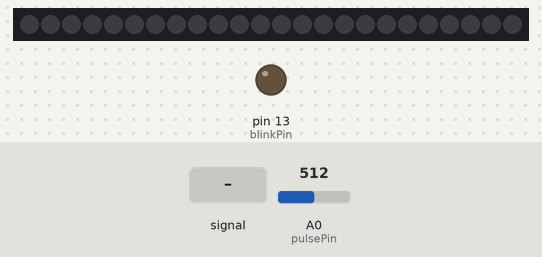
Recording of a sketch running on a simulated Arduino Uno, built with avr-gcc and run on an emulated ATmega328P. On the bench: 24 RGB LEDs in strip order, left to right, output pins drawn as LEDs (lit = HIGH). The inputs (shaded band) are chosen by the test bench; at power-on: A0 (pulsePin) = 512. Dim RGB values are drawn brighter than linear.

Above: at 2.2 s.
2.3 s: A0 (pulsePin) fed a 200 Hz sine of ±81 counts around its level
At 3.29 s:
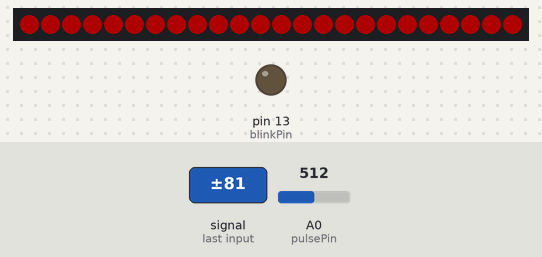
5.2 s: A0 (pulsePin) set to 716
At 6.3 s:
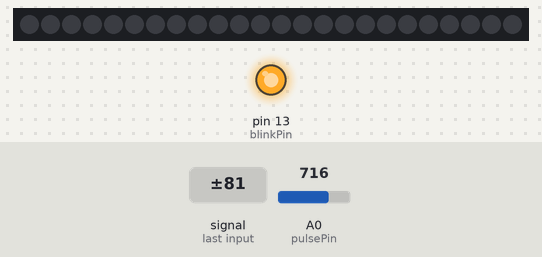
7.2 s: A0 (pulsePin) fed a 2 Hz sine of ±306 counts around its level
At 7.73 s:
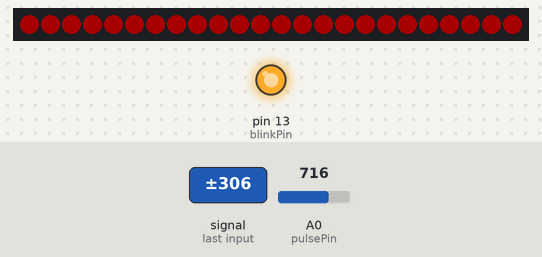
9.3 s: A0 (pulsePin) set to 729
11.7 s: A0 (pulsePin) set to 528
At 13.8 s:
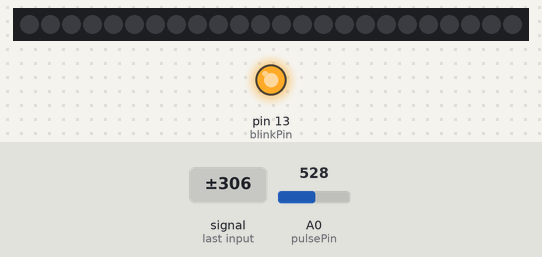
14.4 s: A0 (pulsePin) set to 499
At 15.4 s:
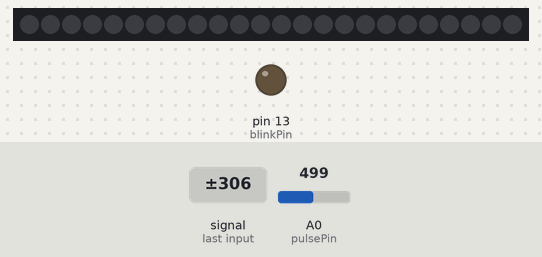
Timing chart, 0 to 16.9 s (numbered marks = the images above; inputs shaded):
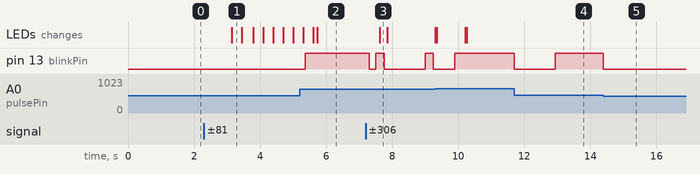

Measured:
- the behaviour switches between 513 and 512 on A0 (pulsePin) (found by bisection; images 4 and 5)
- after the input at 2.3 s, the LEDs: change after 0.84 s (image 1)
- after the input at 5.2 s, pin 13 (blinkPin): LOW → HIGH after 0.17 s; the LEDs: first differ from a run without the input after 0.54 s (image 2)
- after the input at 7.2 s, pin 13 (blinkPin): goes LOW 0.19 s, HIGH 0.26 s, LOW 1.2 s, HIGH 0.25 s, then LOW, starting after 0.11 s; the LEDs: change after 0.42 s (image 3)
- after the input at 11.7 s, pin 13 (blinkPin): HIGH → LOW at once, → HIGH 1.2 s later
- after the input at 14.4 s, pin 13 (blinkPin): HIGH → LOW at once

The sketch:

pulsesensor.ino
```cpp
/* Pulse Sensor Amped with NeoPixels

Pulse an arbitrary number of Adafruit NeoPixels based on a heartbeat sensor

The pulsesensor.com code needs to be in module interrupt.ino in the sketch directory
   http://pulsesensor.com/pages/pulse-sensor-amped-arduino-v1dot1
Code also uses the Adafruit NeoPixel library code discussed at
   https://learn.adafruit.com/adafruit-neopixel-uberguide

Version 1.0 by Mike Barela for Adafruit Industries, Fall 2015
*/
#include <Adafruit_NeoPixel.h>    // Library containing

// Behavior setting variables
int pulsePin = 0;                 // Pulse Sensor purple wire connected to analog pin 0
int blinkPin = 13;                // Digital pin to blink led at each beat
int fadePin  = 5;                 // pin to do fancy neopixel effects at each beat
int fadeRate = 0;                 // used to fade LED on with PWM on fadePin

// these variables are volatile because they are used during the interrupt service routine
volatile int BPM;                   // used to hold the pulse rate
volatile int Signal;                // holds the incoming raw data
volatile int IBI = 600;             // holds the time between beats, the Inter-Beat Interval
volatile boolean Pulse = false;     // true when pulse wave is high, false when it's low
volatile boolean QS = false;        // becomes true when Arduoino finds a beat.

// Set up use of NeoPixels
const int NUMPIXELS = 24;           // Put the number of NeoPixels you are using here
const int BRIGHTNESS = 60;          // Set brightness of NeoPixels here
Adafruit_NeoPixel strip = Adafruit_NeoPixel(NUMPIXELS, fadePin, NEO_GRB + NEO_KHZ800);

void setup(){
  pinMode(blinkPin,OUTPUT);         // pin that will blink to your heartbeat!
//  Serial.begin(115200);           // Serial output data for debugging or external use
  strip.begin();
  strip.setBrightness(BRIGHTNESS);
  for (int x=0; x < NUMPIXELS; x++) {  // Initialize all pixels to 'off'
     strip.setPixelColor(x, strip.Color(0, 0, 0));
  }
  strip.show();                     // Ensure the pixels are off
  delay(1000);                      // Wait a second
  interruptSetup();                 // sets up to read Pulse Sensor signal every 2mS
}

void loop(){
//  sendDataSerial('S', Signal);      // send Processing the raw Pulse Sensor data
  if (QS == true){                    // Quantified Self flag is true when arduino finds a heartbeat
     fadeRate = 255;                  // Set 'fadeRate' Variable to 255 to fade LED with pulse
//     sendDataSerial('B',BPM);       // send heart rate with a 'B' prefix
//     sendDataSerial('Q',IBI);       // send time between beats with a 'Q' prefix
     QS = false;                      // reset the Quantified Self flag for next time
  }
  ledFadeToBeat();                    // Routine that fades color intensity to the beat
  delay(20);                          //  take a break
}

void ledFadeToBeat() {
    fadeRate -= 15;                         // Set LED fade value
    fadeRate = constrain(fadeRate,0,255);   // Keep LED fade value from going into negative numbers
    setStrip(fadeRate);                     // Write the value to the NeoPixels
//    sendDataSerial('R',fadeRate);
}

void sendDataSerial(char symbol, int data ) {
//    Serial.print(symbol);                // symbol prefix tells Processing what type of data is coming
//    Serial.println(data);                // the data to send culminating in a carriage return
}

void setStrip(int r) {     // Set the strip to one color intensity (red)
   int g = 0;              // Green is set to zero (for non-red colors, change this)
   int b = 0;              // Blue is set to zero (for non-red colors, change this)
   for (int x=0; x < NUMPIXELS; x++) {
      strip.setPixelColor(x, strip.Color(r, g, b));
   }
   strip.show();
}
```

interrupt.ino
```cpp
/*
This code uses the Pulse Sensor Amped by Joel Murphy and Yury Gitman
    www.pulsesensor.com
    >>> Pulse Sensor purple wire goes to Analog Pin 0 <<<
Pulse Sensor sample aquisition and processing happens in the background via Timer 2 interrupt. 2mS sample rate.
PWM on pins 3 and 11 will not work when using this code, because we are using Timer 2!
The following variables are automatically updated:
Signal :    int that holds the analog signal data straight from the sensor. updated every 2mS.
IBI  :      int that holds the time interval between beats. 2mS resolution.
BPM  :      int that holds the heart rate value, derived every beat, from averaging previous 10 IBI values.
QS  :       boolean that is made true whenever Pulse is found and BPM is updated. User must reset.
Pulse :     boolean that is true when a heartbeat is sensed then false in time with pin13 LED going out.

NOTE: This code works with Arduino UNO or Arduino PRO or Arduino Pro Mini 5V or any Arduino running with an
ATmega328 and 16MHz clock. This will disable PWM output on pin 3 and 11. Also, it will disable the tone() command.

All the work to find the heartbeat and determine the heartrate happens in the code below.
For using the Pulse Sensor code, see the link below for a code walkthrough:
http://pulsesensor.myshopify.com/pages/pulse-sensor-amped-arduino-v1dot1

Code Version 02 by Joel Murphy & Yury Gitman  Fall 2012
*/

volatile int rate[10];                    // used to hold last ten IBI values
volatile unsigned long sampleCounter = 0;          // used to determine pulse timing
volatile unsigned long lastBeatTime = 0;           // used to find the inter beat interval
volatile int P =512;                      // used to find peak in pulse wave
volatile int T = 512;                     // used to find trough in pulse wave
volatile int thresh = 512;                // used to find instant moment of heart beat
volatile int amp = 100;                   // used to hold amplitude of pulse waveform
volatile boolean firstBeat = true;        // used to seed rate array so we startup with reasonable BPM
volatile boolean secondBeat = true;       // used to seed rate array so we startup with reasonable BPM

void interruptSetup(){
  // Initializes Timer2 to throw an interrupt every 2mS.
  TCCR2A = 0x02;     // DISABLE PWM ON DIGITAL PINS 3 AND 11, AND GO INTO CTC MODE
  TCCR2B = 0x06;     // DON'T FORCE COMPARE, 256 PRESCALER
  OCR2A = 0X7C;      // SET THE TOP OF THE COUNT TO 124 FOR 500Hz SAMPLE RATE
  TIMSK2 = 0x02;     // ENABLE INTERRUPT ON MATCH BETWEEN TIMER2 AND OCR2A
  sei();             // MAKE SURE GLOBAL INTERRUPTS ARE ENABLED
}

// THIS IS THE TIMER 2 INTERRUPT SERVICE ROUTINE.
// Timer 2 makes sure that we take a reading every 2 miliseconds
ISR(TIMER2_COMPA_vect){                         // triggered when Timer2 counts to 124
    cli();                                      // disable interrupts while we do this
    Signal = analogRead(pulsePin);              // read the Pulse Sensor
    sampleCounter += 2;                         // keep track of the time in mS with this variable
    int N = sampleCounter - lastBeatTime;       // monitor the time since the last beat to avoid noise

//  find the peak and trough of the pulse wave
    if(Signal < thresh && N > (IBI/5)*3){       // avoid dichrotic noise by waiting 3/5 of last IBI
        if (Signal < T){                        // T is the trough
            T = Signal;                         // keep track of lowest point in pulse wave
         }
       }

    if(Signal > thresh && Signal > P){          // thresh condition helps avoid noise
        P = Signal;                             // P is the peak
       }                                        // keep track of highest point in pulse wave

  //  NOW IT'S TIME TO LOOK FOR THE HEART BEAT
  // signal surges up in value every time there is a pulse
if (N > 250){                                   // avoid high frequency noise
  if ( (Signal > thresh) && (Pulse == false) && (N > (IBI/5)*3) ){
    Pulse = true;                               // set the Pulse flag when we think there is a pulse
    digitalWrite(blinkPin,HIGH);                // turn on pin 13 LED
    IBI = sampleCounter - lastBeatTime;         // measure time between beats in mS
    lastBeatTime = sampleCounter;               // keep track of time for next pulse

         if(firstBeat){                         // if it's the first time we found a beat, if firstBeat == TRUE
             firstBeat = false;                 // clear firstBeat flag
             return;                            // IBI value is unreliable so discard it
            }
         if(secondBeat){                        // if this is the second beat, if secondBeat == TRUE
            secondBeat = false;                 // clear secondBeat flag
               for(int i=0; i<=9; i++){         // seed the running total to get a realisitic BPM at startup
                    rate[i] = IBI;
                    }
            }

    // keep a running total of the last 10 IBI values
    word runningTotal = 0;                   // clear the runningTotal variable

    for(int i=0; i<=8; i++){                // shift data in the rate array
          rate[i] = rate[i+1];              // and drop the oldest IBI value
          runningTotal += rate[i];          // add up the 9 oldest IBI values
        }

    rate[9] = IBI;                          // add the latest IBI to the rate array
    runningTotal += rate[9];                // add the latest IBI to runningTotal
    runningTotal /= 10;                     // average the last 10 IBI values
    BPM = 60000/runningTotal;               // how many beats can fit into a minute? that's BPM!
    QS = true;                              // set Quantified Self flag
    // QS FLAG IS NOT CLEARED INSIDE THIS ISR
    }
}

  if (Signal < thresh && Pulse == true){     // when the values are going down, the beat is over
      digitalWrite(blinkPin,LOW);            // turn off pin 13 LED
      Pulse = false;                         // reset the Pulse flag so we can do it again
      amp = P - T;                           // get amplitude of the pulse wave
      thresh = amp/2 + T;                    // set thresh at 50% of the amplitude
      P = thresh;                            // reset these for next time
      T = thresh;
     }

  if (N > 2500){                             // if 2.5 seconds go by without a beat
      thresh = 512;                          // set thresh default
      P = 512;                               // set P default
      T = 512;                               // set T default
      lastBeatTime = sampleCounter;          // bring the lastBeatTime up to date
      firstBeat = true;                      // set these to avoid noise
      secondBeat = true;                     // when we get the heartbeat back
     }

  sei();                                     // enable interrupts when youre done!
}// end isr
```
